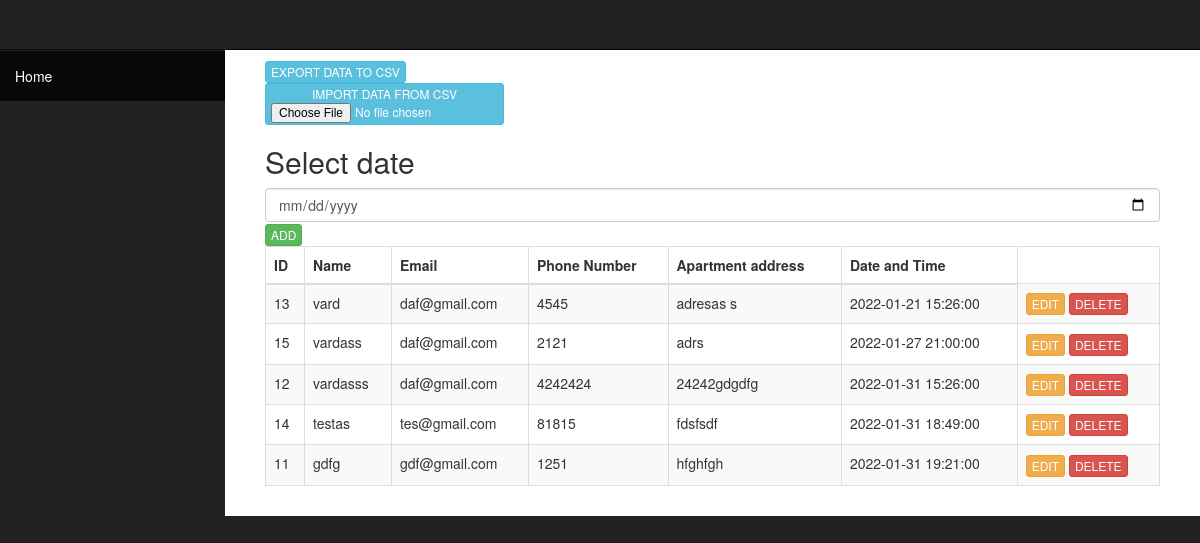
The page / on the database its author committed.
### tables this page shows
CREATE TABLE `people` (
  `id` int(11) NOT NULL,
  `name` varchar(30) NOT NULL,
  `email` varchar(30) NOT NULL,
  `number` varchar(30) NOT NULL,
  `address` varchar(30) NOT NULL,
  `date` datetime NOT NULL
);

### index.php (the view, shortened to what this page needs)
<?php
       include('connection.php');
       include('header.php');
        ?>
<body>
    <div id="wrapper">
        <nav class="navbar navbar-inverse navbar-fixed-top" role="navigation">
            <div class="collapse navbar-collapse navbar-ex1-collapse">
                <ul class="nav navbar-nav side-nav">
                    <li class="active">
                        <a href="index.php"></i> Home</a>
                    </li>
                </ul>
            </div>
        </nav>
        <div id="page-wrapper">
            <div class="container-fluid">
            <div class="col-lg-12">
            <a href="export.php" type="button" class="btn btn-xs btn-info">EXPORT DATA TO CSV</a>
            <form class="form-horizontal" action="import.php" method="post" name="upload_excel" enctype="multipart/form-data">
            <button type="submit" id="submit" name="Import" value="IMPORT" class="btn btn-xs btn-info" data-loading-text="Loading...">IMPORT DATA FROM CSV<input type="file" name="file" id="file" class="input-large"></button>
                </form>
                        <h2>Select date</h2>
                        <div class="input-date">
                        <form role="form" method="post" action="sortedIndex.php">
                            <div class="input-date">
                                <input type="date" class="form-control" placeholder="Date" onchange='this.form.submit()' name="Date" value="<?php echo $date; ?>">
                            </div>
                         </form>
                        </div>
                        <a href="add.php" type="button" class="btn btn-xs btn-success">ADD</a>
                        <div class="table-responsive">
                            <table class="table table-bordered table-hover table-striped">
                                <thead>
                                    <tr>
                                        <th>ID</th>
                                        <th>Name</th>
                                        <th>Email</th>
                                        <th>Phone Number</th>
                                        <th>Apartment address</th>
                                        <th>Date and Time</th>
                                    </tr>
                                </thead>
                                <tbody>
                                 <?php
                    $query = 'SELECT * FROM people ORDER BY date';
                    $result = mysqli_query($db, $query) or die (mysqli_error($db));
                        while ($row = mysqli_fetch_assoc($result)) {
                            echo '<tr>';
                            echo '<td>'. $row['id'].'</td>';
                            echo '<td>'. $row['name'].'</td>';
                            echo '<td>'. $row['email'].'</td>';
                            echo '<td>'. $row['number'].'</td>';
                            echo '<td>'. $row['address'].'</td>';
                            echo '<td>'. $row['date'].'</td>';
                            echo '<td> <a  type="button" class="btn btn-xs btn-warning" href="edit.php?action=edit & id='.$row['id'] . '"> EDIT </a> ';
                            echo ' <a  type="button" class="btn btn-xs btn-danger" href="del.php?type=people&delete & id=' . $row['id'] . '">DELETE </a> </td>';
                            echo '</tr> ';
                }
            ?>
                                </tbody>
                            </table>
                        </div>
                    </div>
                </div>
            </div>
        </div>
</body>
</html>

### header.php (shortened to what this page needs)
<!DOCTYPE html>
<html lang="en">
<head>
    <link href="css/bootstrap.min.css" rel="stylesheet">
    <link href="css/sb-admin.css" rel="stylesheet">
    <link href="css/plugins/morris.css" rel="stylesheet">
    <link href="font-awesome/css/font-awesome.min.css" rel="stylesheet" type="text/css">
</head>

### css/sb-admin.css (style rules this page uses)
body { margin-top: 100px; background-color: #222; }
@media (min-width:768px) { body { margin-top: 50px; } }
#wrapper { padding-left: 0; }
#page-wrapper { width: 100%; padding: 0; background-color: #fff; }
@media (min-width:768px) { #wrapper { padding-left: 225px; } }
@media (min-width:768px) { #page-wrapper { padding: 10px; } }
@media (min-width:768px) { .side-nav { position: fixed; top: 51px; left: 225px; width: 225px; margin-left: -225px; border: none; border-radius: 0; overflow-y: auto; background-color: #222; bottom: 0; overflow-x: hidden; padding-bottom: 40px; } }
@media (min-width:768px) { .side-nav>li>a { width: 225px; } }

### rows shown on the page
people: id "13", name "vard", email "daf@gmail.com", number "4545", address "adresas s", date "2022-01-21 15:26:00"
people: id "15", name "vardass", email "daf@gmail.com", number "2121", address "adrs", date "2022-01-27 21:00:00"
people: id "12", name "vardasss", email "daf@gmail.com", number "4242424", address "24242gdgdfg", date "2022-01-31 15:26:00"
people: id "14", name "testas", email "tes@gmail.com", number "81815", address "fdsfsdf", date "2022-01-31 18:49:00"
people: id "11", name "gdfg", email "gdf@gmail.com", number "1251", address "hfghfgh", date "2022-01-31 19:21:00"
